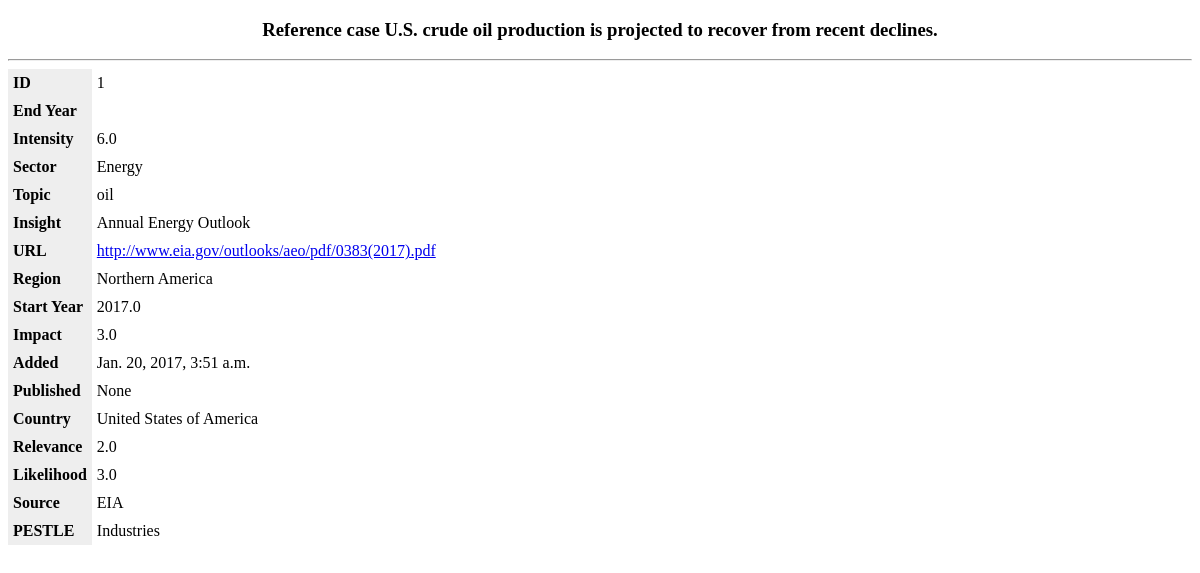
The app's page /get_data/brief-detail/1/ with its own data.
### base/models.py (models this page shows, shortened)
class Data(models.Model):
    id = models.AutoField(primary_key=True, serialize=False)
    end_year = models.FloatField(blank=True, null=True)
    intensity = models.FloatField()
    sector = models.CharField(max_length=255)
    topic = models.CharField(max_length=555)
    insight = models.TextField()
    url = models.URLField(max_length=500)
    region = models.CharField(max_length=255)
    start_year = models.FloatField(blank=True, null=True)
    impact = models.FloatField(blank=True, null=True)
    added = models.DateTimeField()
    published = models.DateTimeField()
    country = models.CharField(max_length=255)
    relevance = models.FloatField()
    pestle = models.CharField(max_length=255)
    source = models.CharField(max_length=255)
    title = models.CharField(max_length=524)
    likelihood = models.FloatField()

### base/views.py (the view)
# urls.py: path('get_data/brief-detail/<int:detail_id>/', views.brief_detail_view, name='brief_detail'),
def brief_detail_view(request, detail_id):
    detail_object = Data.objects.get(id=detail_id)
    return render(request, 'base/brief-detail.html', {'detail_object': detail_object})

### base/templates/base/brief-detail.html (shortened to what this page needs)
<!DOCTYPE html>
<html lang="en">
<head>
</head>
<body>
        <center> <h3>{{detail_object.title}}</h3> </center>
        <hr>
  <div>
    <table>
      <tr>
        <th>ID</th>
        <td>{{detail_object.id}}</td>
      </tr>
      <tr>
        <th>End Year</th>
        <td>{{detail_object.iend_year}}</td>
      </tr>
      <tr>
        <th>Intensity</th>
        <td>{{detail_object.intensity}}</td>
      </tr>
      <tr>
        <th>Sector</th>
        <td>{{detail_object.sector}}</td>
      </tr>
      <tr>
        <th>Topic</th>
        <td>{{detail_object.topic}}</td>
      </tr>
      <tr>
        <th>Insight</th>
        <td>{{detail_object.insight}}</td>
      </tr>
      <tr>
        <th>URL</th>
        <td><a href="{{detail_object.url}}">{{detail_object.url}}</a></td>
      </tr>
      <tr>
        <th>Region</th>
        <td>{{detail_object.region}}</td>
      </tr>
      <tr>
        <th>Start Year</th>
        <td>{{detail_object.start_year}}</td>
      </tr>
      <tr>
        <th>Impact</th>
        <td>{{detail_object.impact}}</td>
      </tr>
      <tr>
        <th>Added</th>
        <td>{{detail_object.added}}</td>
      </tr>
      <tr>
        <th>Published</th>
        <td>{{detail_object.published}}</td>
      </tr>
      <tr>
        <th>Country</th>
        <td>{{detail_object.country}}</td>
      </tr>
      <tr>
        <th>Relevance</th>
        <td>{{detail_object.relevance}}</td>
      </tr>
      <tr>
        <th>Likelihood</th>
        <td>{{detail_object.likelihood}}</td>
      </tr>
      <tr>
        <th>Source</th>
        <td>{{detail_object.source}}</td>
      </tr>
      <tr>
        <th>PESTLE</th>
        <td>{{detail_object.pestle}}</td>
      </tr>
    </table>
  </div>
</body>
</html>

### base/templates/base/brief-detail.html (style rules this page uses)
table, th, td { border-collapse: collapse; cursor:pointer; }
th { text-align: left; background-color: #eee; padding: 5px; }
td { padding: 5px; }

### records on screen
Data: title "Reference case U.S. crude oil production is projected to recover from recent declines.", id "1", intensity "6.0", sector "Energy", topic "oil", insight "Annual Energy Outlook", url "http://www.eia.gov/outlooks/aeo/pdf/0383(2017).pdf", region "Northern America", start_year "2017.0", impact "3.0", added "Jan. 20, 2017, 3:51 a.m.", published "None", country "United States of America", relevance "2.0", likelihood "3.0", source "EIA", pestle "Industries"
